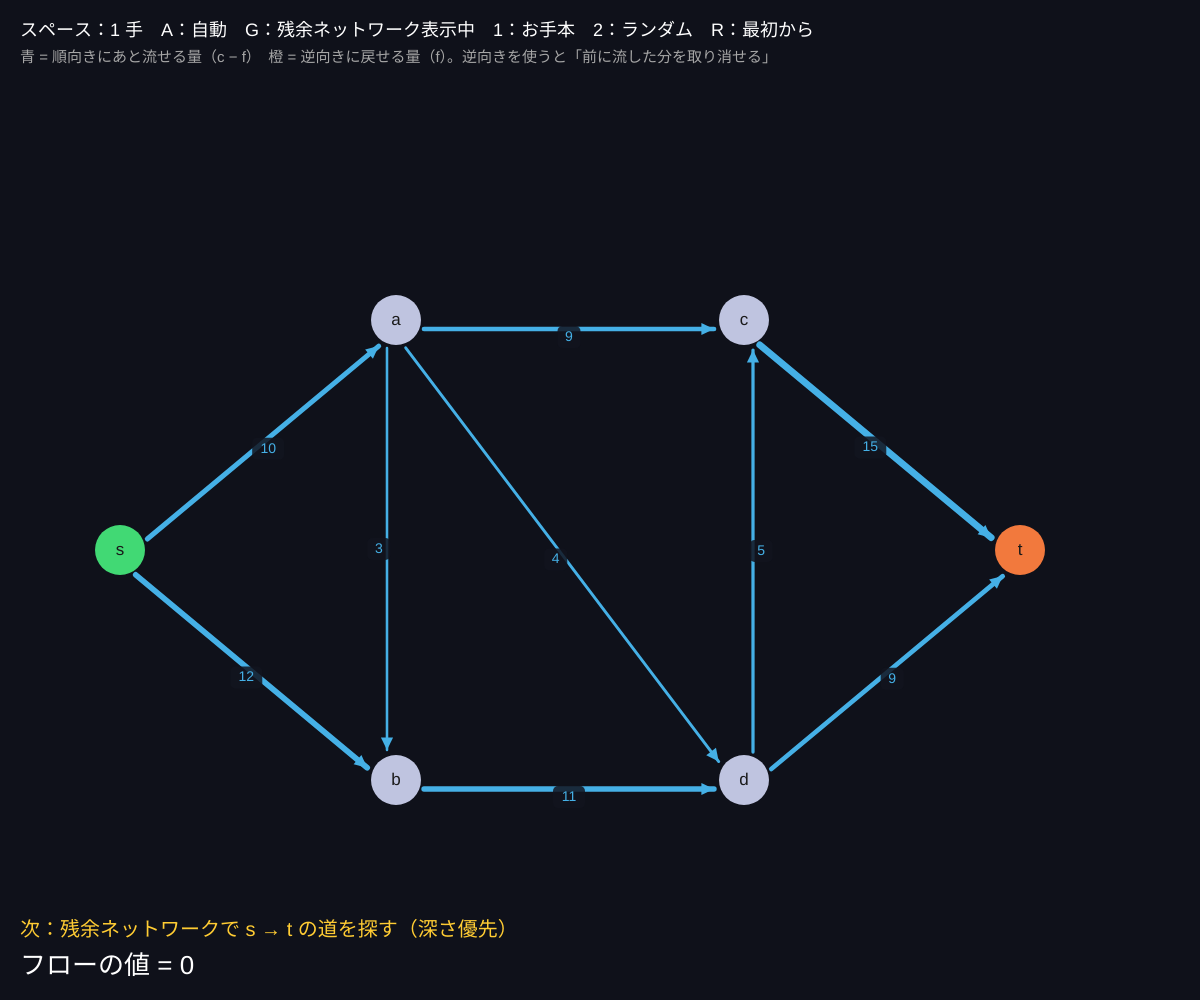
Frame 1 (no input)
Frame 60 (no input): identical to frame 1, image omitted
Frame 120 (the mouse pressed at the canvas centre since frame 60): identical to frame 1, image omitted

The p5.js sketch that drew this single still picture (run headless with seeded random() and noise() and a simulated clock; from frame 60 on, the mouse is pressed at the canvas centre):

// p5.js sketch
// ── sketch.js
// ============================================
// 01 フォード＝ファルカーソン法
// 「残余ネットワーク」= あとどれだけ流せるか（順向き）と、どれだけ戻せるか（逆向き）の地図
// 残余ネットワークで s から t への道（増加道）を探し、いちばん細いところの量だけ流す。道がなくなったら最大
// スペース = 1 手ずつ / A = 自動 / G = フローと残余ネットワークを切りかえ / 1：お手本 / 2：ランダム / R = 最初から
// ============================================

let nodes = [], edges = [];
let phase = 'find';   // find → augment → … → done
let path = [];        // 増加道：{e, dir}（dir = +1 順向き、-1 逆向き）
let bottleneck = 0;
let showResidual = true;
let auto = false, timer = 0;
let opLog = [];
let reach = [];

function setup() {
  createCanvas(windowWidth, windowHeight);
  colorMode(HSB, 360, 100, 100, 100);
  preset(1);
}

function P(fx, fy) { return { x: width * fx, y: height * fy }; }

function preset(k) {
  if (k === 1) {
    nodes = [{ name: 's', ...P(0.1, 0.55) }, { name: 'a', ...P(0.33, 0.32) }, { name: 'b', ...P(0.33, 0.78) }, { name: 'c', ...P(0.62, 0.32) }, { name: 'd', ...P(0.62, 0.78) }, { name: 't', ...P(0.85, 0.55) }];
    edges = [[0, 1, 10], [0, 2, 12], [1, 2, 3], [1, 3, 9], [1, 4, 4], [2, 4, 11], [4, 3, 5], [3, 5, 15], [4, 5, 9]].map(([u, v, c]) => ({ u, v, c, f: 0 }));
  } else {
    nodes = [{ name: 's', ...P(0.08, 0.55) }];
    let names = 'abcdefgh';
    for (let i = 0; i < 8; i++) nodes.push({ name: names[i], ...P(0.27 + floor(i / 3) * 0.2 + random(-0.03, 0.03), 0.28 + (i % 3) * 0.25 + random(-0.04, 0.04)) });
    nodes.push({ name: 't', ...P(0.88, 0.55) });
    edges = [];
    let add = (u, v) => { if (u !== v && !edges.some((e) => (e.u === u && e.v === v) || (e.u === v && e.v === u))) edges.push({ u, v, c: floor(random(2, 12)), f: 0 }); };
    for (let i = 1; i <= 3; i++) add(0, i);
    for (let i = 6; i <= 8; i++) add(i, 9);
    for (let i = 1; i <= 8; i++) for (let j = i + 1; j <= 8; j++) if (abs(nodes[i].x - nodes[j].x) < width * 0.25 && random() < 0.4) add(nodes[i].x <= nodes[j].x ? i : j, nodes[i].x <= nodes[j].x ? j : i);
  }
  reset();
}

function reset() {
  for (let e of edges) e.f = 0;
  phase = 'find'; path = []; opLog = []; reach = []; auto = false;
}

// 残余容量のある向き（順向き c-f、逆向き f）をすべて並べる
function residualArcs() {
  let arcs = [];
  for (let e of edges) {
    if (e.c - e.f > 0) arcs.push({ e, dir: 1, from: e.u, to: e.v, r: e.c - e.f });
    if (e.f > 0) arcs.push({ e, dir: -1, from: e.v, to: e.u, r: e.f });
  }
  return arcs;
}

// 深さ優先探索で増加道を 1 本探す（フォード＝ファルカーソン法は探し方を決めていない）
function findPathDFS() {
  let arcs = residualArcs();
  let seen = new Array(nodes.length).fill(false);
  let t = nodes.length - 1;
  let stack = [];
  function dfs(v) {
    if (v === t) return true;
    seen[v] = true;
    for (let a of arcs) if (a.from === v && !seen[a.to]) { stack.push(a); if (dfs(a.to)) return true; stack.pop(); }
    return false;
  }
  if (dfs(0)) return stack;
  reach = seen.map((s, i) => s || i === 0);
  return null;
}

function advance() {
  if (phase === 'find') {
    let p = findPathDFS();
    if (!p) { phase = 'done'; auto = false; return; }
    path = p; bottleneck = min(p.map((a) => a.r));
    phase = 'augment';
  } else if (phase === 'augment') {
    for (let a of path) a.e.f += a.dir * bottleneck;
    opLog.push(path.map((a) => nodes[a.from].name).join('→') + '→t　+' + bottleneck);
    if (opLog.length > 9) opLog.shift();
    path = []; phase = 'find';
  }
}

function value() { let v = 0; for (let e of edges) { if (e.u === 0) v += e.f; if (e.v === 0) v -= e.f; } return v; }

function draw() {
  background(230, 40, 10);
  if (auto && ++timer % 40 === 0) advance();
  if (phase === 'done') {
    // 最小カット：s から残余ネットワークでたどれる点（S 側）を塗る
    noStroke();
    for (let i = 0; i < nodes.length; i++) if (reach[i]) { fill(140, 60, 60, 25); circle(nodes[i].x, nodes[i].y, 120); }
  }
  if (showResidual) for (let a of residualArcs()) drawArc(a);
  else for (let e of edges) drawFlowEdge(e);
  for (let a of path) drawArc(a, true);
  for (let i = 0; i < nodes.length; i++) {
    let n = nodes[i];
    noStroke(); fill(i === 0 ? color(140, 70, 85) : i === nodes.length - 1 ? color(20, 75, 95) : color(230, 15, 88));
    circle(n.x, n.y, 50);
    fill(0, 0, 10); textAlign(CENTER, CENTER); textSize(17); text(n.name, n.x, n.y);
  }
  textAlign(LEFT, BASELINE);
  fill(0, 0, 100); textSize(18);
  text('スペース：1 手　A：自動　G：' + (showResidual ? '残余ネットワーク表示中' : 'フロー表示中') + '　1：お手本　2：ランダム　R：最初から', 20, 36);
  textSize(15); fill(0, 0, 65);
  text(showResidual ? '青 = 順向きにあと流せる量（c − f）　橙 = 逆向きに戻せる量（f）。逆向きを使うと「前に流した分を取り消せる」' : '数字 = 流れ / 容量', 20, 62);
  let msg = phase === 'find' ? '次：残余ネットワークで s → t の道を探す（深さ優先）' : phase === 'augment' ? '見つかった増加道（黄）。いちばん細いところ = ' + bottleneck + ' だけ流す' : '増加道がない → 最大フロー！ 緑 = s から行ける点。緑→外 の線が最小カット（全部満杯）';
  textSize(20); fill(45, 80, 100); text(msg, 20, height - 64);
  textSize(26); fill(0, 0, 100); text('フローの値 = ' + value(), 20, height - 26);
  textSize(14); fill(0, 0, 70);
  for (let i = 0; i < opLog.length; i++) text(opLog[i], width - 300, 100 + i * 22);
}

function arrow(x1, y1, x2, y2, off, w, col) {
  let ang = atan2(y2 - y1, x2 - x1);
  let ox = -sin(ang) * off, oy = cos(ang) * off;
  let ax = x1 + cos(ang) * 28 + ox, ay = y1 + sin(ang) * 28 + oy, bx = x2 - cos(ang) * 30 + ox, by = y2 - sin(ang) * 30 + oy;
  stroke(col); strokeWeight(w); line(ax, ay, bx, by);
  noStroke(); fill(col);
  triangle(bx, by, bx - cos(ang - 0.45) * 14, by - sin(ang - 0.45) * 14, bx - cos(ang + 0.45) * 14, by - sin(ang + 0.45) * 14);
  return { mx: (ax + bx) / 2 + ox * 0.9, my: (ay + by) / 2 + oy * 0.9 };
}

function edgeLabel(m, s, col) {
  noStroke(); fill(230, 40, 12, 85); rectMode(CENTER); rect(m.mx, m.my, 14 + s.length * 9, 22, 5); rectMode(CORNER);
  fill(col); textAlign(CENTER, CENTER); textSize(14); text(s, m.mx, m.my);
}

function drawArc(a, hi = false) {
  let A = nodes[a.from], B = nodes[a.to];
  let col = hi ? color(50, 90, 100) : a.dir > 0 ? color(200, 70, 90) : color(25, 80, 95);
  let m = arrow(A.x, A.y, B.x, B.y, 9, hi ? 6 : 1.5 + a.r * 0.35, col);
  if (!hi) edgeLabel(m, '' + a.r, col);
}

function drawFlowEdge(e) {
  let A = nodes[e.u], B = nodes[e.v];
  let full = e.f === e.c;
  let m = arrow(A.x, A.y, B.x, B.y, 0, 2 + e.f * 0.6, full ? color(45, 90, 100) : e.f > 0 ? color(195, 80, 95) : color(230, 15, 40));
  edgeLabel(m, e.f + '/' + e.c, full ? color(45, 90, 100) : color(0, 0, 95));
}

function keyPressed() {
  if (key === ' ') advance();
  if (key === 'a' || key === 'A') auto = !auto;
  if (key === 'g' || key === 'G') showResidual = !showResidual;
  if (key === '1' || key === '2') preset(int(key));
  if (key === 'r' || key === 'R') reset();
}

// ---------- やってみよう ----------
// 1. G で残余ネットワークとフローを見比べる。逆向きの橙の矢印を使った増加道はどれ？
// 2. お手本の最大フローは 21。最後に緑から外へ出る線の容量を足すと？（最大フロー最小カット定理）
// 3. findPathDFS の探す順番を変えると、道の選び方と回数が変わる（02 で比べる）
